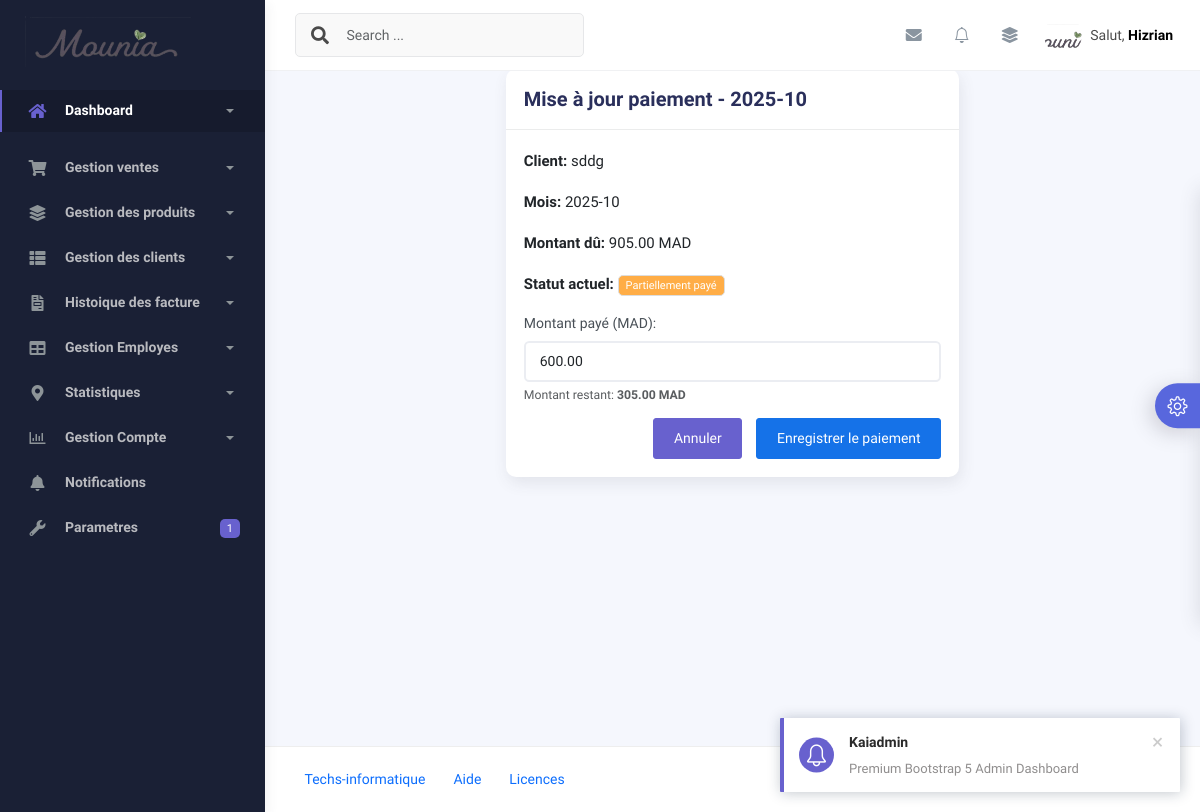
The app's page /factures/paiment/1/paiement/2025-10/ with its own data.
### application/models.py (models this page shows, shortened)
class ParametresMounia(models.Model):
    nom_hotel = models.CharField(max_length=100, default="Mon app")
    adresse = models.TextField(default="Adresse par défaut")
    email_contact = models.EmailField(default="contact@mounia.com")
    telephone_contact = models.CharField(max_length=20, default="+123456789")
    politique_annulation = models.TextField(
        default="Annulation gratuite jusqu'à 48h avant l'arrivée.",
        help_text="Texte explicatif pour les annulations"
    )
    logo = models.ImageField(upload_to='hotel_logos/',
                             blank=True, null=True)  # Optionnel
    class Meta:
        verbose_name_plural = "Paramètres de mounia"  # Nom correct dans l'admin Django

class Client(models.Model):
    nom = models.CharField(max_length=150, verbose_name="Nom du restaurant")
    responsable = models.CharField(
        max_length=100, verbose_name="Nom du responsable", blank=True, null=True)
    telephone = models.CharField(
        max_length=20,
        verbose_name="Téléphone",
        unique=True,
        blank=True,
        null=True
    )
    ice = models.CharField(
        max_length=15,
        verbose_name="ICE",
        unique=False,
        blank=True,
        null=True
    )
    email = models.EmailField(blank=True, null=True, verbose_name="Email")
    adresse = models.TextField(verbose_name="Adresse", blank=True, null=True)
    ville = models.CharField(max_length=100, verbose_name="Ville")
    prix_livraison = models.DecimalField(
        max_digits=10,
        decimal_places=2,
        verbose_name="Prix de livraison (en MAD)"
    )
    date_creation = models.DateTimeField(
        auto_now_add=True, verbose_name="Date d'ajout")
    class Meta:
        verbose_name = "Client (Restaurant)"
        verbose_name_plural = "Clients (Restaurants)"
        ordering = ["nom"]

class Paiement(models.Model):
    STATUT_PAIEMENT_CHOICES = [
        ('paye', 'Payé'),
        ('partiel', 'Partiellement payé'),
        ('non_paye', 'Non payé'),
    ]
    client = models.ForeignKey(
        Client, on_delete=models.CASCADE, related_name="paiements")
    mois = models.CharField(max_length=7, verbose_name="Mois (YYYY-MM)")
    montant_du = models.DecimalField(
        max_digits=10, decimal_places=2, verbose_name="Montant dû")
    montant_paye = models.DecimalField(
        max_digits=10, decimal_places=2, default=0, verbose_name="Montant payé")
    statut = models.CharField(
        max_length=20, choices=STATUT_PAIEMENT_CHOICES, default='non_paye')
    date_creation = models.DateTimeField(auto_now_add=True)
    date_modification = models.DateTimeField(auto_now=True)
    class Meta:
        verbose_name = "Paiement"
        verbose_name_plural = "Paiements"
        unique_together = ['client', 'mois']
        ordering = ['-mois']
    @property
    def reste_a_payer(self):
        return self.montant_du - self.montant_paye

### application/views.py (the view)
def maj_paiement(request, client_id, mois):
    client = get_object_or_404(Client, id=client_id)
    paiement = get_object_or_404(Paiement, client=client, mois=mois)
    if request.method == 'POST':
        montant_paye = Decimal(request.POST.get('montant_paye', 0))
        paiement.montant_paye = montant_paye
        paiement.save()
        return redirect('detail_clientpai', client_id=client_id)
    return render(request, 'factures/maj_paiement.html', {
        'client': client,
        'paiement': paiement,
        'title': f'Mise à jour paiement - {mois}'
    })

### application/context_processors.py (called while the page is built)
def parametres_mounia(request):
    return {
        'parametres': ParametresMounia.objects.first() or None
    }

### templates/factures/maj_paiement.html (shortened to what this page needs)
{% extends 'base.html' %} {% block content %}
<div class="container">
  <div class="row justify-content-center">
    <div class="col-md-6">
      <div class="card">
        <div class="card-header">
          <h4 class="card-title mb-0">{{ title }}</h4>
        </div>
        <div class="card-body">
          <div class="mb-3">
            <p><strong>Client:</strong> {{ client.nom }}</p>
            <p><strong>Mois:</strong> {{ paiement.mois }}</p>
            <p><strong>Montant dû:</strong> {{ paiement.montant_du }} MAD</p>
            <p>
              <strong>Statut actuel:</strong>
              <span
                class="badge {% if paiement.statut == 'paye' %}bg-success {% elif paiement.statut == 'partiel' %}bg-warning {% else %}bg-danger{% endif %}"
              >
                {{ paiement.get_statut_display }}
              </span>
            </p>
          </div>
          <form method="post">
            <div class="mb-3">
              <label for="montant_paye" class="form-label"
                >Montant payé (MAD):</label
              >
              <input
                type="number"
                step="0.01"
                min="0"
                max="{{ paiement.montant_du }}"
                name="montant_paye"
                id="montant_paye"
                value="{{ paiement.montant_paye }}"
                class="form-control"
                required
              />
              <div class="form-text">
                Montant restant:
                <strong>{{ paiement.reste_a_payer }} MAD</strong>
              </div>
            </div>
            <div class="d-grid gap-2 d-md-flex justify-content-md-end">
              <a
                href="{% url 'detail_client' client.id %}"
                class="btn btn-secondary me-md-2"
              >
                Annuler
              </a>
              <button type="submit" class="btn btn-primary">
                Enregistrer le paiement
              </button>
            </div>
          </form>
        </div>
      </div>
    </div>
  </div>
</div>
{% endblock %}

### templates/base.html (shortened to what this page needs)
{% load static %}
<!DOCTYPE html>
<html lang="fr">
  <head>
    <link href="https://cdn.jsdelivr.net/npm/bootstrap@5.3.0/dist/css/bootstrap.min.css" rel="stylesheet">
    <link href="https://cdn.jsdelivr.net/npm/bootstrap-icons@1.10.0/font/bootstrap-icons.css" rel="stylesheet">
    <link href="https://cdnjs.cloudflare.com/ajax/libs/font-awesome/5.15.4/css/all.min.css" rel="stylesheet">
    <link href="https://cdn.jsdelivr.net/npm/@fullcalendar/core/main.css" rel="stylesheet">
    <link href="https://cdn.jsdelivr.net/npm/@fullcalendar/daygrid/main.css" rel="stylesheet">
    <link href="https://cdn.jsdelivr.net/npm/@fullcalendar/timegrid/main.css" rel="stylesheet">
<link href="https://cdn.jsdelivr.net/npm/bootstrap@5.3.0/dist/css/bootstrap.min.css" rel="stylesheet">
<link href="https://cdn.jsdelivr.net/npm/bootstrap-icons/font/bootstrap-icons.css" rel="stylesheet">
<link rel="stylesheet" href="{% static 'assets/css/notifications.css' %}">
    <link rel="stylesheet" href="{% static 'assets/css/bootstrap.min.css' %}" />
    <link rel="stylesheet" href="{% static 'assets/css/plugins.min.css' %}" />
    <link rel="stylesheet" href="{% static 'assets/css/kaiadmin.min.css' %}" />
    <link rel="stylesheet" href="{% static 'assets/css/demo.css' %}" />
  </head>
  <body>
    <div class="wrapper">
      <div class="sidebar" data-background-color="dark">
        <div class="sidebar-logo">
<div class="logo-header" data-background-color="dark">
  <a href="{% url 'home' %}" class="logo">
    {% if parametres.logo %}
      <img src="{{ parametres.logo.url }}"
           alt="{{ parametres.nom_hotel }}"
           class="navbar-brand custom-logo"
           style="max-height: 100px; width: auto; max-width: 180px;">
    {% else %}
      <img src="{% static 'assets/img/kaiadmin/logo_light.svg' %}"
           alt="Logo par défaut"
           class="navbar-brand custom-logo"
           style="max-height: 60px; width: auto; max-width: 180px;">
    {% endif %}
  </a>
</div>
        </div>
        <div class="sidebar-wrapper scrollbar scrollbar-inner">
          <div class="sidebar-content">
            <ul class="nav nav-secondary">
              <li class="nav-item active">
                <a
                  data-bs-toggle="collapse"
                  href="{% url 'home'%}"
                  class="collapsed"
                  aria-expanded="false"
                >
                  <i class="fas fa-home"></i>
                  <p>Dashboard</p>
                  <span class="caret"></span>
                </a>
              </li>
                <li class="nav-item">
                <a data-bs-toggle="collapse" href="#submenu">
                  <i class="fas fa-shopping-cart"></i>
                  <p>Gestion ventes </p>
                  <span class="caret"></span>
                </a>
              </li>
              <li class="nav-item">
                <a data-bs-toggle="collapse" href="#base">
                  <i class="fas fa-layer-group"></i>
                  <p>Gestion des produits</p>
                  <span class="caret"></span>
                </a>
              </li>
              <li class="nav-item">
                <a data-bs-toggle="collapse" href="#sidebarLayouts">
                  <i class="fas fa-th-list"></i>
                  <p>Gestion des clients</p>
                  <span class="caret"></span>
                </a>
              <li class="nav-item">
                <a data-bs-toggle="collapse" href="#forms">
                  <i class="fas fa-file-invoice"></i>
                  <p>Histoique des facture </p>
                  <span class="caret"></span>
                </a>
              </li>
              <li class="nav-item">
                <a data-bs-toggle="collapse" href="#tables">
                  <i class="fas fa-table"></i>
                  <p>Gestion Employes</p>
                  <span class="caret"></span>
                </a>
              </li>
              <li class="nav-item">
                <a data-bs-toggle="collapse" href="#maps">
                  <i class="fas fa-map-marker-alt"></i>
                  <p>Statistiques </p>
                  <span class="caret"></span>
                </a>
              </li>
              <li class="nav-item">
                <a data-bs-toggle="collapse" href="#">
                  <i class="far fa-chart-bar"></i>
                  <p>Gestion  Compte</p>
                  <span class="caret"></span>
                </a>
              </li>
            <li class="nav-item dropdown dropdown-notifications">
    <a class="nav-link" href="#" data-bs-toggle="dropdown">
        <i class="fas fa-bell"></i>
        <p>Notifications</p>
    </a>
</li>
              <li class="nav-item">
                <a href="{% url 'parametres_app' %}">
                  <i class="fas fa-wrench"></i>
                  <p>Parametres</p>
                  <span class="badge badge-secondary">1</span>
                </a>
              </li>
            </ul>
          </div>
        </div>
      </div>
      <div class="main-panel">
        <div class="main-header">
          <nav
            class="navbar navbar-header navbar-header-transparent navbar-expand-lg border-bottom"
          >
            <div class="container-fluid">
              <nav
                class="navbar navbar-header-left navbar-expand-lg navbar-form nav-search p-0 d-none d-lg-flex"
              >
                <div class="input-group">
                  <div class="input-group-prepend">
                    <button type="submit" class="btn btn-search pe-1">
                      <i class="fa fa-search search-icon"></i>
                    </button>
                  </div>
                  <input
                    type="text"
                    placeholder="Search ..."
                    class="form-control"
                  />
                </div>
              </nav>
              <ul class="navbar-nav topbar-nav ms-md-auto align-items-center">
                <li class="nav-item topbar-icon dropdown hidden-caret">
                  <a
                    class="nav-link dropdown-toggle"
                    href="#"
                    id="messageDropdown"
                    role="button"
                    data-bs-toggle="dropdown"
                    aria-haspopup="true"
                    aria-expanded="false"
                  >
                    <i class="fa fa-envelope"></i>
                  </a>
                </li>
<li class="nav-item dropdown dropdown-notifications">
    <a class="nav-link nav-icon" href="#" data-bs-toggle="dropdown">
        <i class="bi bi-bell"></i>
    </a>
</li>
<div id="toast-container" class="toast-container position-fixed top-0 end-0 p-3" style="z-index: 9999;"></div>
                <li class="nav-item topbar-icon dropdown hidden-caret">
                  <a
                    class="nav-link"
                    data-bs-toggle="dropdown"
                    href="#"
                    aria-expanded="false"
                  >
                    <i class="fas fa-layer-group"></i>
                  </a>
                </li>
                <li class="nav-item topbar-user dropdown hidden-caret">
                    <a
                      class="dropdown-toggle profile-pic"
                      data-bs-toggle="dropdown"
                      href="#"
                      aria-expanded="false"
                    >
                      <div class="avatar-sm">
                        <img
                          src="{% static 'assets/img/MOUNIA_LOGO.png' %}"
                          alt="..."
                          class="avatar-img rounded-circle"
                        />
                      </div>
                      <span class="profile-username">
                        <span class="op-7">Salut,</span>
                        <span class="fw-bold">Hizrian</span>
                      </span>
                    </a>
                  </li>
                  </ul>
                  </div>
                  </nav>
                  </div>
                  {% block content %} {% endblock content %}
                  <footer class="footer">
                    <div class="container-fluid d-flex justify-content-between">
                      <nav class="pull-left">
                        <ul class="nav">
                          <li class="nav-item">
                            <a class="nav-link" href="https://techsinformatique.com">
                              Techs-informatique
                            </a>
                          </li>
                          <li class="nav-item">
                            <a class="nav-link" href="#"> Aide </a>
                          </li>
                          <li class="nav-item">
                            <a class="nav-link" href="#"> Licences </a>
                          </li>
                        </ul>
                      </nav>
                      <div class="copyright">
                        <a href="">Techs-informatique</a>
                      </div>
                    </div>
                  </footer>
                  </div>
                  <div class="custom-template">
                    <div class="custom-toggle">
                      <i class="icon-settings"></i>
                    </div>
                  </div>
                  </body>
                  </html>

### static/assets/css/demo.css (style rules this page uses)
.custom-template { position: fixed; top: 50%; transform: translateY(-50%); right: -325px; width: 325px; height: max-content; display: block; z-index: 1; background: #ffffff; transition: all .3s; z-index: 1003; box-shadow: -1px 1px 20px rgba(69, 65, 78, 0.15); border-top-left-radius: 5px; border-bottom-left-radius: 5px; transition: all .5s; }
.custom-template .custom-toggle { position: absolute; width: 45px; height: 45px; background: #5867dd; top: 50%; left: -45px; transform: translateY(-50%); display: flex; align-items: center; justify-content: center; text-align: center; border-top-left-radius: 30px; border-bottom-left-radius: 30px; cursor: pointer; color: #ffffff; box-shadow: -5px 5px 20px rgba(69, 65, 78, 0.21); }
.custom-template .custom-toggle i { font-size: 20px; animation: 1.3s spin linear infinite; }

### records on screen
ParametresMounia: logo (picture)
Client: nom "sddg"
Paiement: mois "2025-10", montant_du "905.00", statut "Partiellement payé", montant_paye "600.00", reste_a_payer "305.00"

### other values on screen
{{ title }} "Mise à jour paiement - 2025-10"
